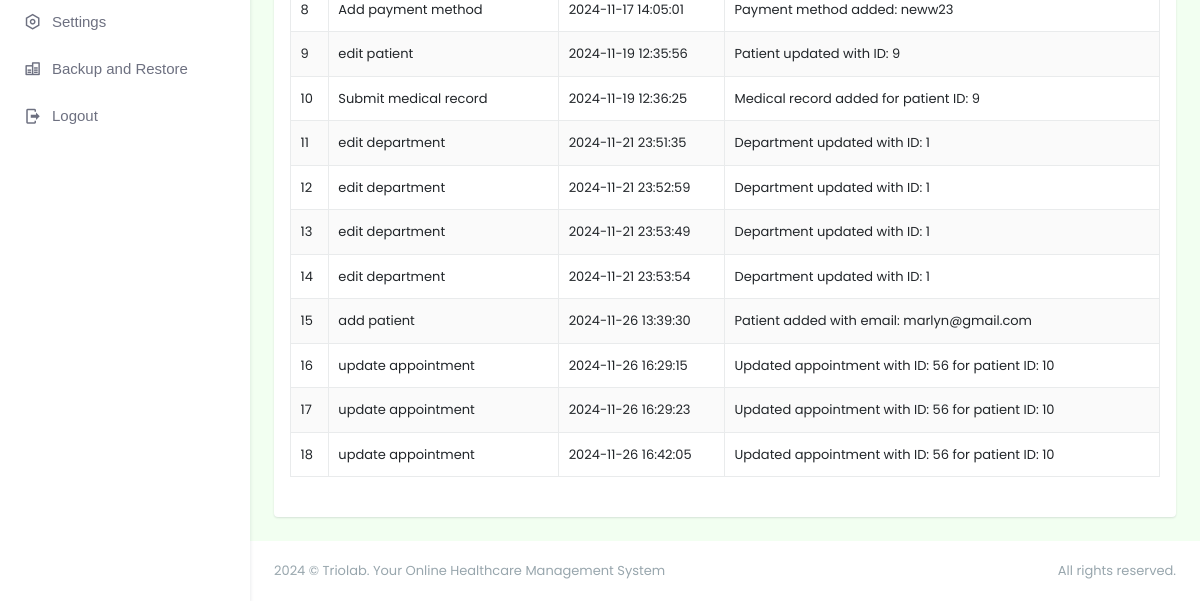
Before: /admin/logs.php (signed in, lower part) with the older database file.
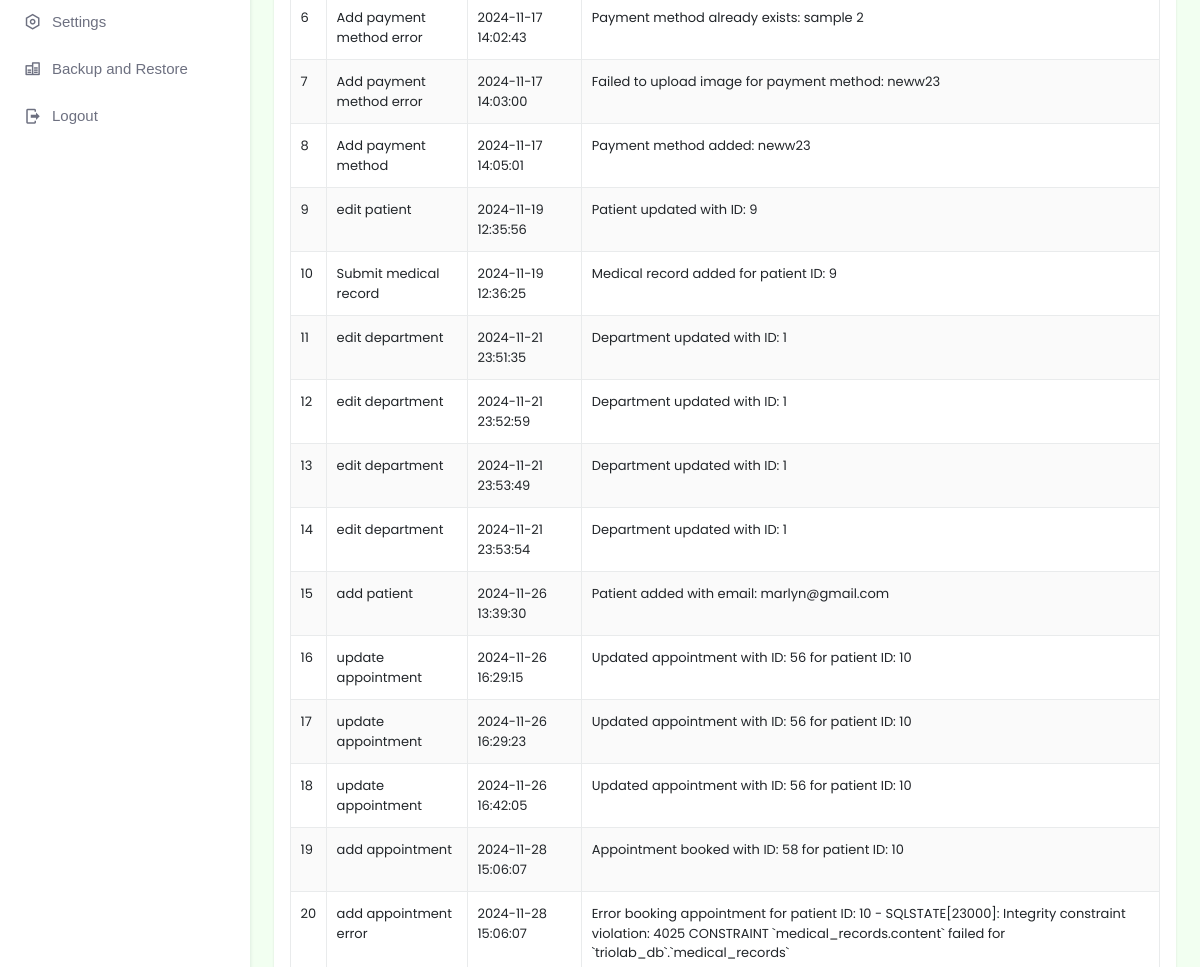
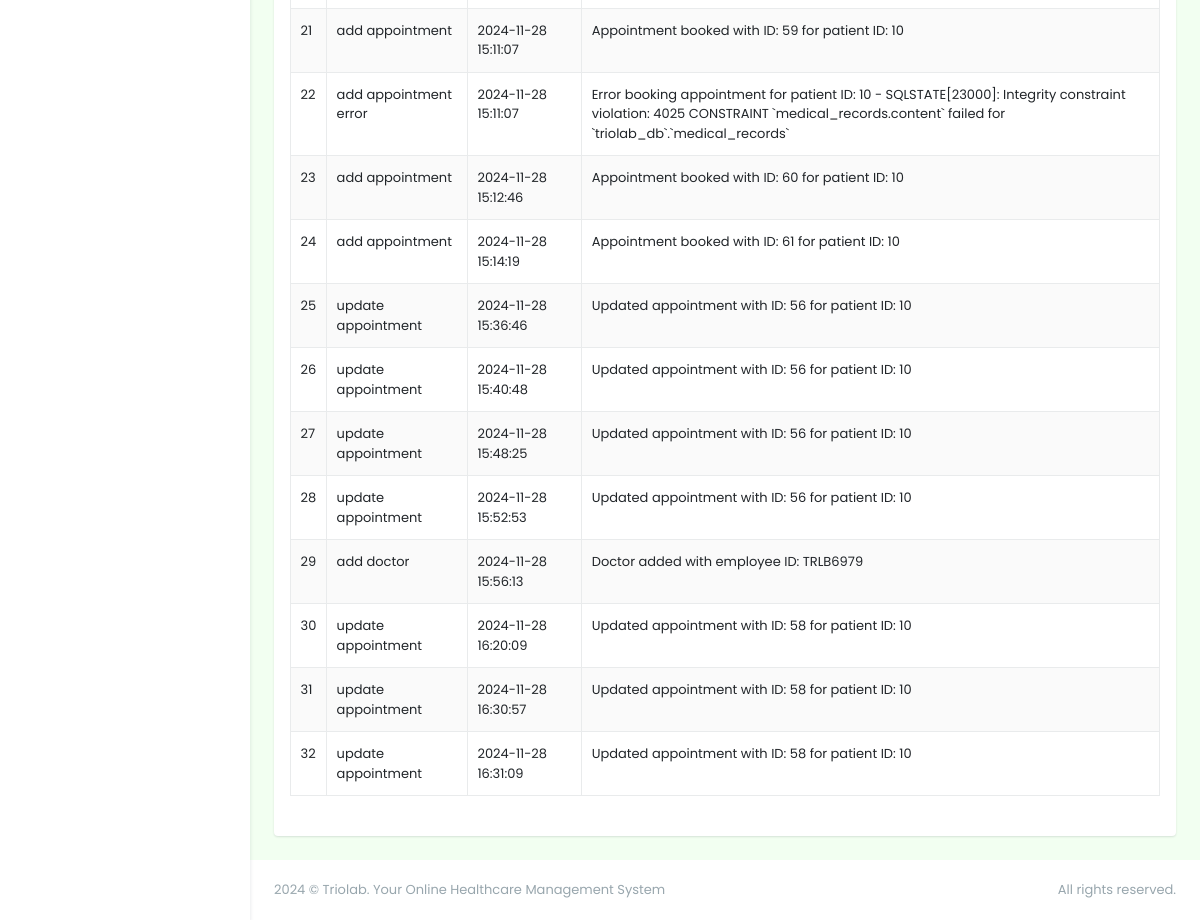
After: the same page with the newer database file (2 pictures, top to bottom).
### tables this page shows
CREATE TABLE `logs` (
  `id` int(11) NOT NULL AUTO_INCREMENT,
  `action` varchar(255) NOT NULL,
  `user` int(11) NOT NULL,
  `timestamp` timestamp NOT NULL DEFAULT current_timestamp(),
  `details` text DEFAULT NULL,
  `is_archive` tinyint(1) DEFAULT 0,
  PRIMARY KEY (`id`)
);

### admin/functions.php (the view, shortened to what this page needs)
<?php
function displayTable($pdo, $table, $columns, $displayImageColumns = [], $includeActions = true, $imagePathPrefix = '', $includeArchived = false, $actions = [])
{
    $query = $pdo->prepare("DESCRIBE $table");
    $query->execute();
    $columnsInfo = $query->fetchAll(PDO::FETCH_COLUMN);
    $orderBy = in_array('created_at', $columnsInfo) ? "ORDER BY created_at DESC" : "";
    $whereClause = "";
    if (in_array('is_archive', $columnsInfo)) {
        $whereClause = $includeArchived ? "WHERE is_archive = 1" : "WHERE is_archive = 0";
    }
    $query = $pdo->prepare("SELECT * FROM $table $whereClause $orderBy");
    $query->execute();
    echo '<table id="' . htmlspecialchars($table) . 'Table" class="table table-bordered table-striped">';
    echo '<thead><tr>';
    echo '</tr></thead><tbody>';
    if ($query->rowCount() > 0) {
        while ($row = $query->fetch(PDO::FETCH_ASSOC)) {
            echo '<tr>';
            foreach ($columns as $column) {
                if (in_array($column, $displayImageColumns)) {
                    echo '<td>
                    <a href="' . htmlspecialchars($imagePathPrefix . $row[$column]) . '"
                        data-lightbox="gallery"
                        data-lightbox="image-' . htmlspecialchars($row['id']) . '">
                        Click to view image
                        </a>
                    </td>';
                } else {
                    echo '<td>' . htmlspecialchars($row[$column]) . '</td>';
                }
            }
            echo '</tr>';
        }
    } else {
        echo '<tr><td colspan="' . (count($columns) + ($includeActions ? 1 : 0)) . '">No data available.</td></tr>';
    }
    echo '</tbody></table>';
}
?><div class="modal fade" id="testModal" tabindex="-1" aria-labelledby="testModalLabel" aria-hidden="true">

### admin/logs.php (shortened to what this page needs)
<!doctype html>
<html lang="en" data-layout="vertical" data-topbar="light" data-sidebar="light" data-sidebar-size="lg" data-sidebar-image="none" data-preloader="disable" data-theme="default" data-theme-colors="green">
<head>
    <link rel="stylesheet" href="https://cdn.jsdelivr.net/npm/flatpickr/dist/flatpickr.min.css">
    <link href="assets/css/bootstrap.min.css" rel="stylesheet" type="text/css" />
    <link href="assets/css/icons.min.css" rel="stylesheet" type="text/css" />
    <link href="assets/css/app.min.css" rel="stylesheet" type="text/css" />
    <link href="assets/css/custom.min.css" rel="stylesheet" type="text/css" />
    <link rel="stylesheet" href="assets/css/sweetalert.css">
</head>
<body style="background-color: #F2FFF1">
    <div id="layout-wrapper">
        <?php require "header.php"; ?>
        <?php require "sidebar.php" ?>
        <?php require "functions.php"; ?>
        <div class="main-content">
            <div class="page-content">
                <div class="container-fluid">
                    <div class="row">
                        <div class="col-12">
                            <div class="card">
                                <div class="card-body">
                                    <div class="row mb-2 mt-3">
                                        <div class="col-lg-12">
                                            <div class="mb-3">
                                                <?php
                                                $table = 'logs';
                                                $columns = array('id', 'action', 'timestamp', 'details');
                                                $displayImageColumns = array();
                                                displayTable($pdo, $table, $columns, $displayImageColumns, false, '', false);
                                                ?>
                                            </div>
                                        </div>
                                    </div>
                                </div>
                            </div>
                        </div>
                    </div>
                </div>
                <?php require "footer.php"; ?>
            </div>
        </div>
</body>
</html>

### admin/sidebar.php (shortened to what this page needs)
<div class="app-menu navbar-menu">
    <div id="scrollbar">
        <div class="container-fluid">
            <ul class="navbar-nav" id="navbar-nav">
                <li class="nav-item">
                    <a class="nav-link menu-link" href="settings.php">
                        <i class="ri-settings-line"></i> <span data-key="t-settings">Settings</span>
                    </a>
                </li>
                <li class="nav-item">
                    <a class="nav-link menu-link" href="backup.php">
                        <i class="ri-database-line"></i> <span data-key="t-database">Backup and Restore</span>
                    </a>
                </li>
                <li class="nav-item">
                    <a class="nav-link menu-link" href="logout.php">
                        <i class="mdi mdi-logout"></i> <span data-key="t-logout">Logout</span>
                    </a>
                </li>
            </ul>
        </div>
    </div>
    <div class="sidebar-background"></div>
</div>

### admin/footer.php (shortened to what this page needs)
<footer class="footer">
    <div class="container-fluid">
        <div class="row">
            <div class="col-sm-6">
                 © Triolab. Your Online Healthcare Management System
            </div>
            <div class="col-sm-6">
                <div class="text-sm-end d-none d-sm-block">
                    All rights reserved.
                </div>
            </div>
        </div>
    </div>
</footer>

Changed rows visible on the page:
now on this page (row unchanged): logs: id "6", action "Add payment method error", timestamp "2024-11-17 14:02:43", details "Payment method already exists: sample 2"
now on this page (row unchanged): logs: id "7", action "Add payment method error", timestamp "2024-11-17 14:03:00", details "Failed to upload image for payment method: neww23"
added logs: id "19", action "add appointment", timestamp "2024-11-28 15:06:07", details "Appointment booked with ID: 58 for patient ID: 10"
added logs: id "20", action "add appointment error", timestamp "2024-11-28 15:06:07", details "Error booking appointment for patient ID: 10 - SQLSTATE[23000]: Integrity constraint violation: 4025 CONSTRAINT `medical_records.content` failed for `triolab_db`.`medical_records`"
added logs: id "21", action "add appointment", timestamp "2024-11-28 15:11:07", details "Appointment booked with ID: 59 for patient ID: 10"
added logs: id "22", action "add appointment error", timestamp "2024-11-28 15:11:07", details "Error booking appointment for patient ID: 10 - SQLSTATE[23000]: Integrity constraint violation: 4025 CONSTRAINT `medical_records.content` failed for `triolab_db`.`medical_records`"
added logs: id "23", action "add appointment", timestamp "2024-11-28 15:12:46", details "Appointment booked with ID: 60 for patient ID: 10"
added logs: id "24", action "add appointment", timestamp "2024-11-28 15:14:19", details "Appointment booked with ID: 61 for patient ID: 10"
added logs: id "25", action "update appointment", timestamp "2024-11-28 15:36:46", details "Updated appointment with ID: 56 for patient ID: 10"
added logs: id "26", action "update appointment", timestamp "2024-11-28 15:40:48", details "Updated appointment with ID: 56 for patient ID: 10"
added logs: id "27", action "update appointment", timestamp "2024-11-28 15:48:25", details "Updated appointment with ID: 56 for patient ID: 10"
added logs: id "28", action "update appointment", timestamp "2024-11-28 15:52:53", details "Updated appointment with ID: 56 for patient ID: 10"
added logs: id "29", action "add doctor", timestamp "2024-11-28 15:56:13", details "Doctor added with employee ID: TRLB6979"
added logs: id "30", action "update appointment", timestamp "2024-11-28 16:20:09", details "Updated appointment with ID: 58 for patient ID: 10"
added logs: id "31", action "update appointment", timestamp "2024-11-28 16:30:57", details "Updated appointment with ID: 58 for patient ID: 10"
added logs: id "32", action "update appointment", timestamp "2024-11-28 16:31:09", details "Updated appointment with ID: 58 for patient ID: 10"
